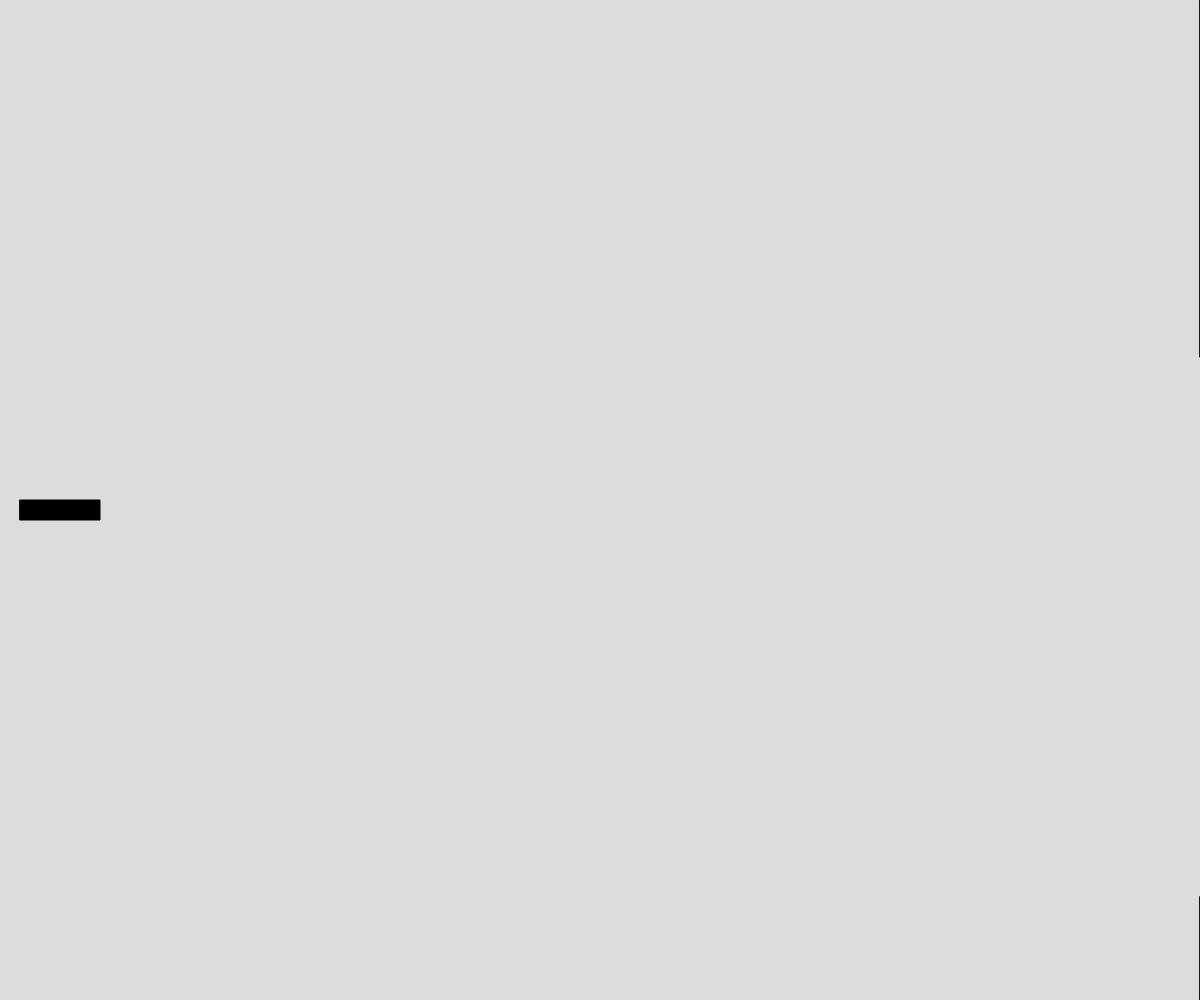
Frame 1 (no input)
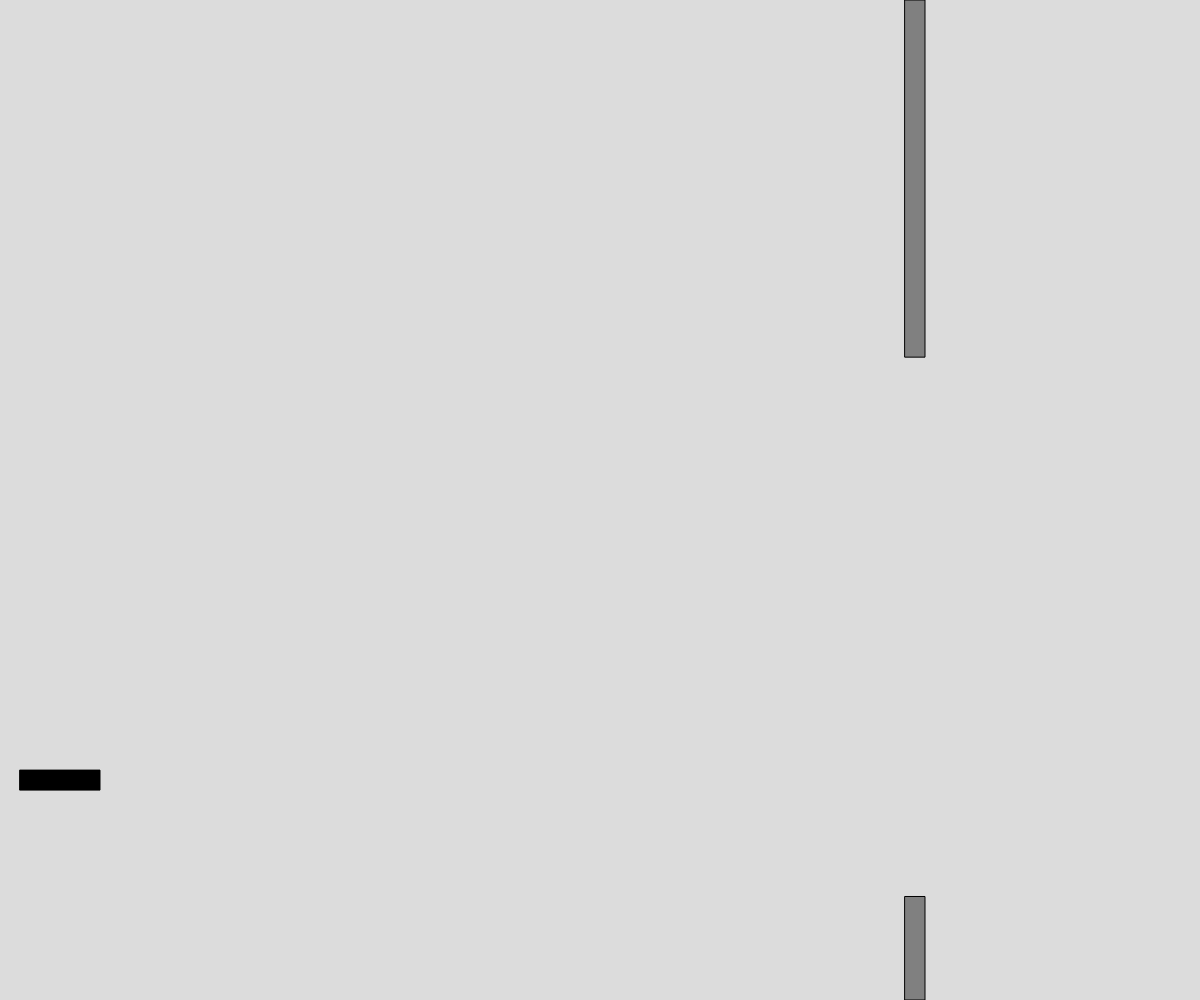
Frame 60 (no input)
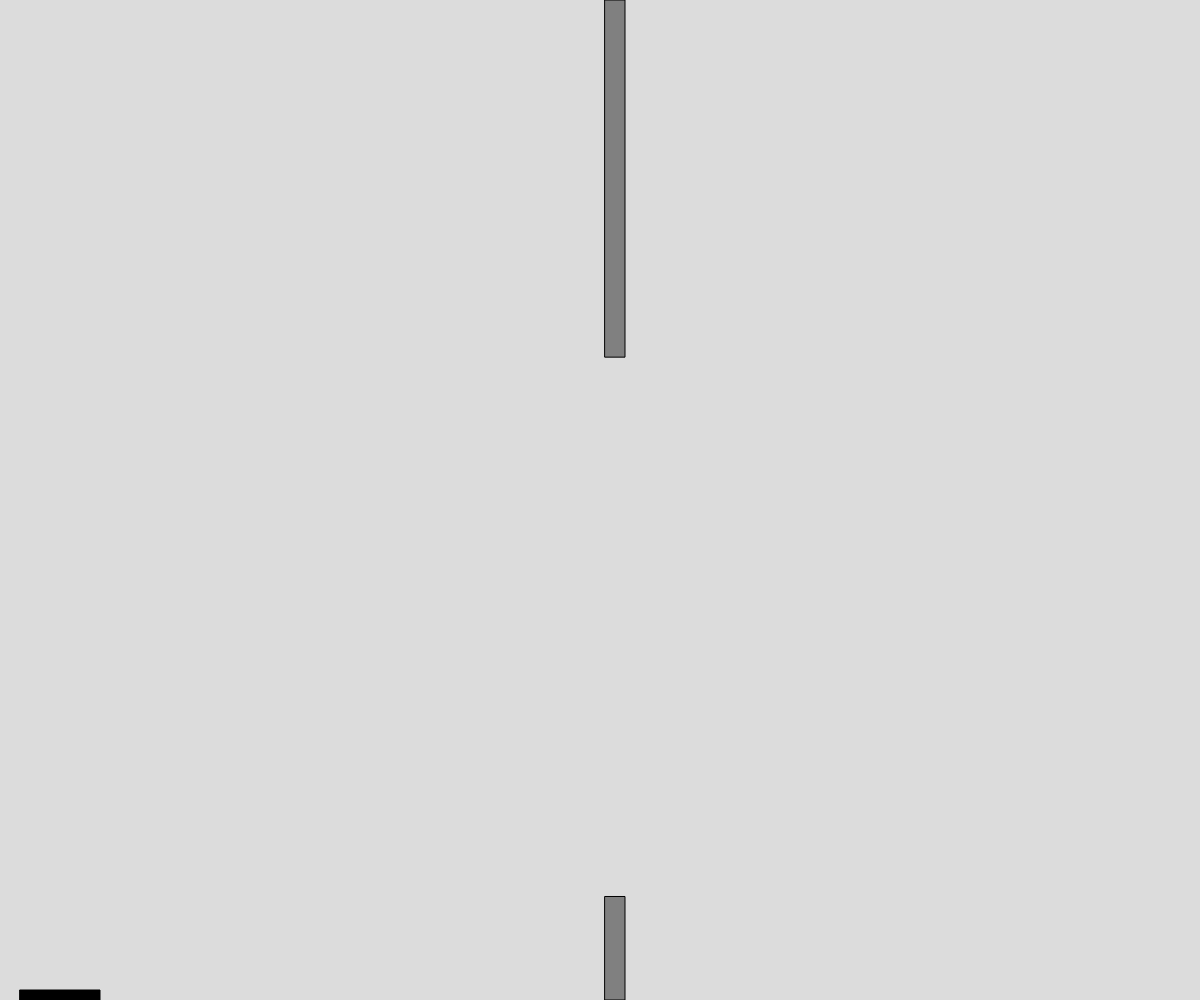
Frame 120 (the mouse pressed at the canvas centre since frame 60)

The p5.js sketch that drew these frames (run headless with seeded random() and noise() and a simulated clock; from frame 60 on, the mouse is pressed at the canvas centre):

// p5.js sketch
// ── sketch.js
// Interactive scene - Flappy Bird rip off ver.
// Amrita C.
// october 16th

//improvements:
//- mouse interaction start and end screen 
//- bg image and characters
//- add object notations as a replacement for this.blah 
//- fix up comments 
//- proper use of whitespace
//- keep a clean draw function, createexternal functions to keep it concisee 
// - add sound effects for extra for experts

let bird;
let pipes = []; 

async function setup() {
  createCanvas(windowWidth, windowHeight);
  bird = new Bird (20, height/2);
  pipes.push(new Pipe());
}


function draw() { 
  background(220);

  // display pipes continously 
  for (let i = pipes.length- 1 ; i>= 0; i--) { 
    pipes[i].show();
    pipes[i].update();

    if (pipes[i].hits(bird)) {
      console.log("HiT");
    }

    if (pipes[i].done()) {
      pipes.splice(i,1); //Take out a pipe
    }
  }

  bird.show();
  bird.update();


  if (frameCount % 200 === 0 ) {
    pipes.push(new Pipe()); // add it back 
  }
}

function keyPressed () {
  if (key === ' ') {
    bird.goUp();
  }
}

// defining classes

class Bird {
  constructor (x,y) {
    this.x = x;
    this.y = y;
    this.width = 30;
    this.height = 10;

    this.gravity = 0.6; // bird falls when nothing is done to it
    this.lift = -15; // controls the strength of the jump
    this.velocity = 0; // still at the start
  }

  show() {   
    fill (0);
    rect(this.x, this.y, 80,20);
  }

  update () {
    this.velocity += this.gravity;// Velocity increases due to gravity
    this.velocity*= 0.9; // air resistance to keep the jump strength limited
    this.y += this.velocity; // y changes relative to velocity

    if (this.y > height - this.height) {
      this.y = height - this.height;
      this.velocity = 0; // stops at the bottom edge
    }
    if (this.y < 0) {
      this.y = 0;
      this.velocity = 0; // stops at the top edge
    }
  }

  goUp(){
    this.velocity += this.lift;
  }
}


class Pipe {

  constructor (x,y) {
    this.top = random(height/2); 
    this.bottom = random(height/2); 
    this.x = width;
    this.w = 20;
    this.speed = 5;

    this.hightlight = false;
  }
  
  hits(bird) {
    if (bird.y < this.top || bird.y > height - this.bottom ) {
      if (bird.x > this.x && bird.x < this.x + this.w ) {
        this.hightlight = true; 
        return true;
      }
    }
    return false;
  }

  show(){
    fill (128,128,128);
    if (this.hightlight) {
      fill (255,0,0);
    }
    rect(this.x,0,this.w,this.top);
    rect(this.x,height- this.bottom, this.w,this.bottom);
  }


  update () {
    this.x -= this.speed; // makes the pipes move to the left constantly
  }

  done (){
    return this.x < -this.w;
  }
}
